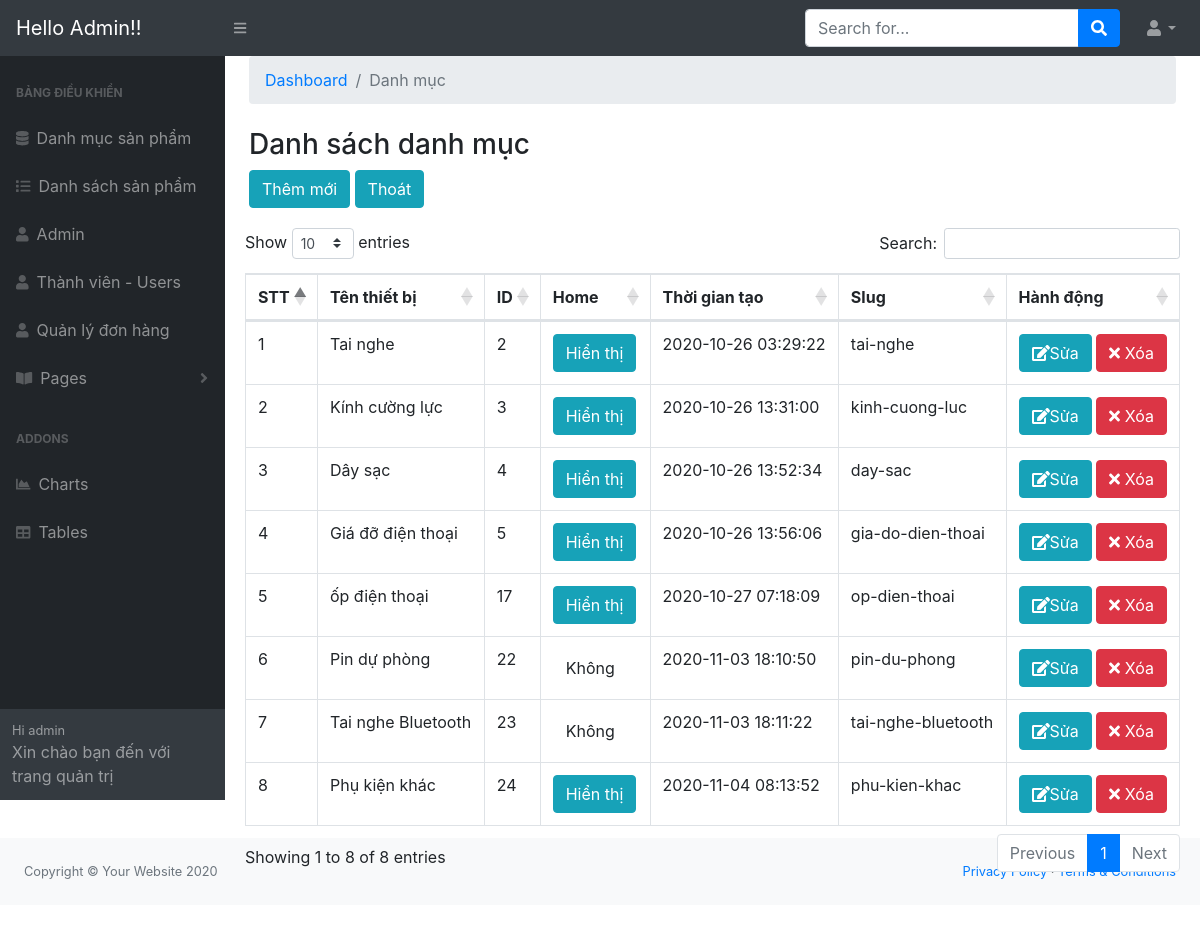
Before: /admin/modules/category/index.php with the older database file.
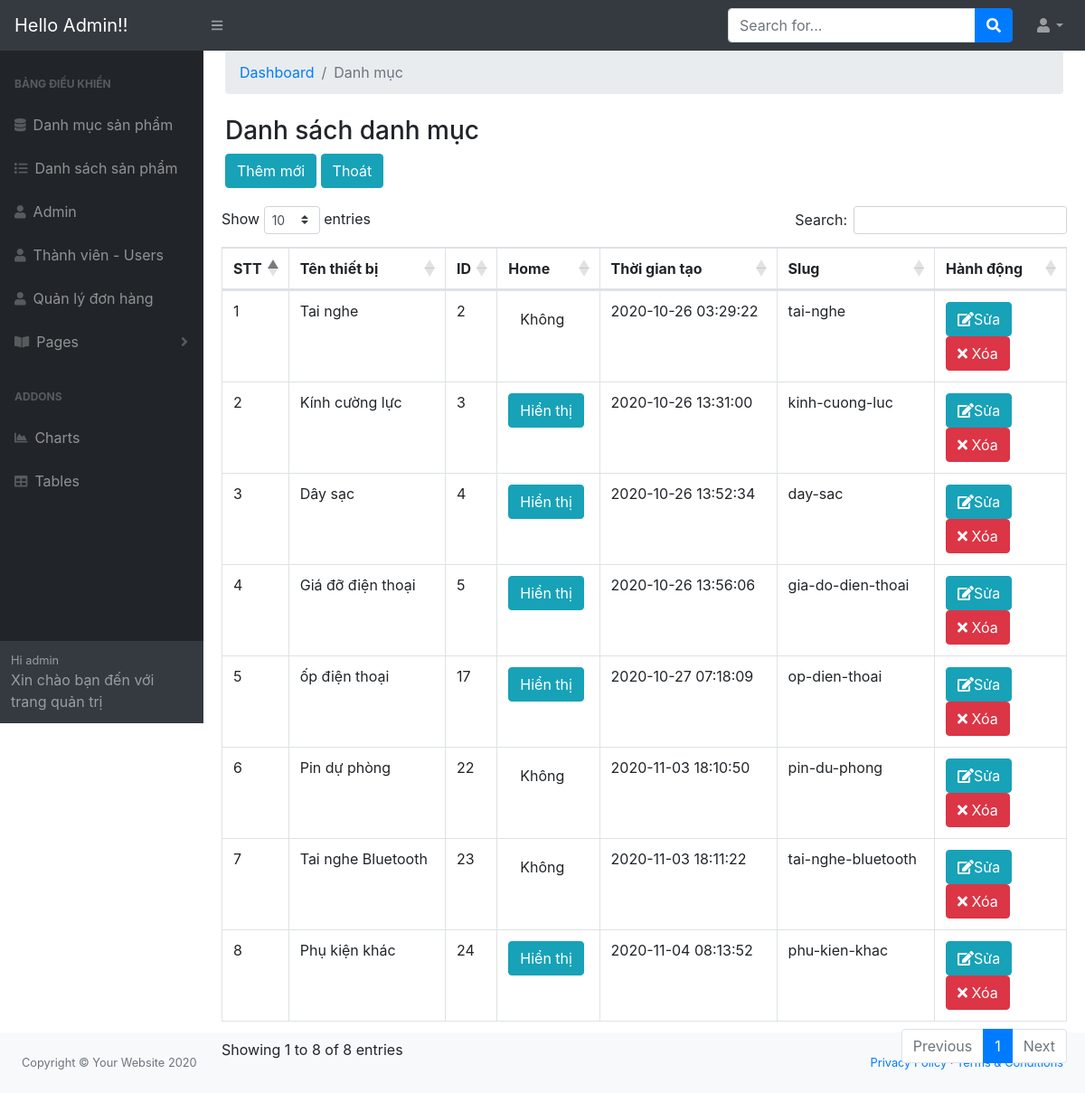
After: the same page with the newer database file.
### tables this page shows
CREATE TABLE `category` (
  `id` int(11) NOT NULL,
  `name` varchar(100) DEFAULT NULL,
  `slug` varchar(100) DEFAULT NULL,
  `images` varchar(1) DEFAULT NULL,
  `banner` varchar(100) DEFAULT NULL,
  `home` tinyint(4) DEFAULT 0,
  `status` tinyint(4) DEFAULT 1,
  `created_at` timestamp NOT NULL DEFAULT current_timestamp(),
  `update_at` timestamp NOT NULL DEFAULT current_timestamp() ON UPDATE current_timestamp()
);

### libraries/Database.php (called while the page is built, shortened)
<?php
    class Database
    {
        public $link;
        public function __construct()
        {
            $this->link = mysqli_connect("localhost","root","","btl") or die ();
            mysqli_set_charset($this->link,"utf8");
        }
         public function fetchAll($table)
        {
            $sql = "SELECT * FROM {$table} WHERE 1" ;
            $result = mysqli_query($this->link,$sql) or die("Lỗi Truy Vấn fetchAll " .mysqli_error($this->link));
            $data = [];
            if( $result)
            {
                while ($num = mysqli_fetch_assoc($result))
                {
                    $data[] = $num;
                }
            }
            return $data;
        }
    }
?>

### admin/autoload/autoload.php (called while the page is built, shortened)
<?php
    require_once __DIR__. "/../../libraries/Database.php";
    $db = new Database;
?>

### admin/modules/category/index.php (the view, shortened to what this page needs)
<?php
    require_once __DIR__. "/../../autoload/autoload.php";
    $category = $db->fetchAll("category");
?>
<?php require_once __DIR__. "/../../layouts/header.php";?>
            <div id="layoutSidenav_content">
                <main>
                    <div class="container-fluid">
                        <ol class="breadcrumb mb-4">
                            <li class="breadcrumb-item active"><a href="/website_phukien/admin/index.php">Dashboard</a></li>
                            <li class="breadcrumb-item active">Danh mục</li>
                        </ol>
                        <h3>Danh sách danh mục</h3>
                       <a href="add.php" class="btn btn-info">Thêm mới</a>
                       <a href="/website_phukien/admin/index.php" class="btn btn-info">Thoát</a>
                        </div>
                        <div class="card-body">
                            <div class="table-responsive">
                                    <table class="table table-bordered" id="dataTable" width="100%" cellspacing="0">
                                        <thead>
                                            <tr>
                                                <th>STT</th>
                                                <th>Tên thiết bị</th>
                                                <th>ID</th>
                                                <th>Home</th>
                                                <th>Thời gian tạo</th>
                                                <th>Slug</th>
                                                <th>Hành động</th>
                                            </tr>
                                        </thead>
                                        <tbody>
                                            <?php
                                            $stt=1;
                                            foreach($category as $item): ?>
                                            <tr>
                                                <td><?php echo $stt ?></td>
                                                <td><?php echo $item['name'] ?></td>
                                                <td><?php echo $item['id'] ?></td>
                                                <td>
                                                   <a class="btn btn-xs <?php echo $item['home']==1? 'btn-info': 'btn-default' ?>" href="home.php?id=<?php echo $item['id'] ?>">
                                                   <?php echo $item['home']==1 ?'Hiển thị':'Không' ?></a>
                                                </td>
                                                <td><?php echo $item['created_at'] ?></td>
                                                <td><?php echo $item['slug'] ?></td>
                                                <td>
                                                    <a class="btn btn-xs btn-info" href="edit.php?id=<?php echo $item['id'] ?>">
                                                    <i class="fa fa-edit"></i>Sửa</a>
                                                    <a class="btn btn-xs btn-danger" href="delete.php?id=<?php echo $item['id'] ?>">
                                                    <i class="fa fa-times"></i>
                                                    Xóa</a>
                                                </td>
                                            </tr>
                                            <?php $stt++;endforeach ?>
                                        </tbody>
                                    </table>
                                </div>
                            </div>
                        </div>
                    </div>
<?php require_once __DIR__. "/../../layouts/footer.php";?>

Changed rows visible on the page:
changed category "Tai nghe": home "Hiển thị" → "Không"
